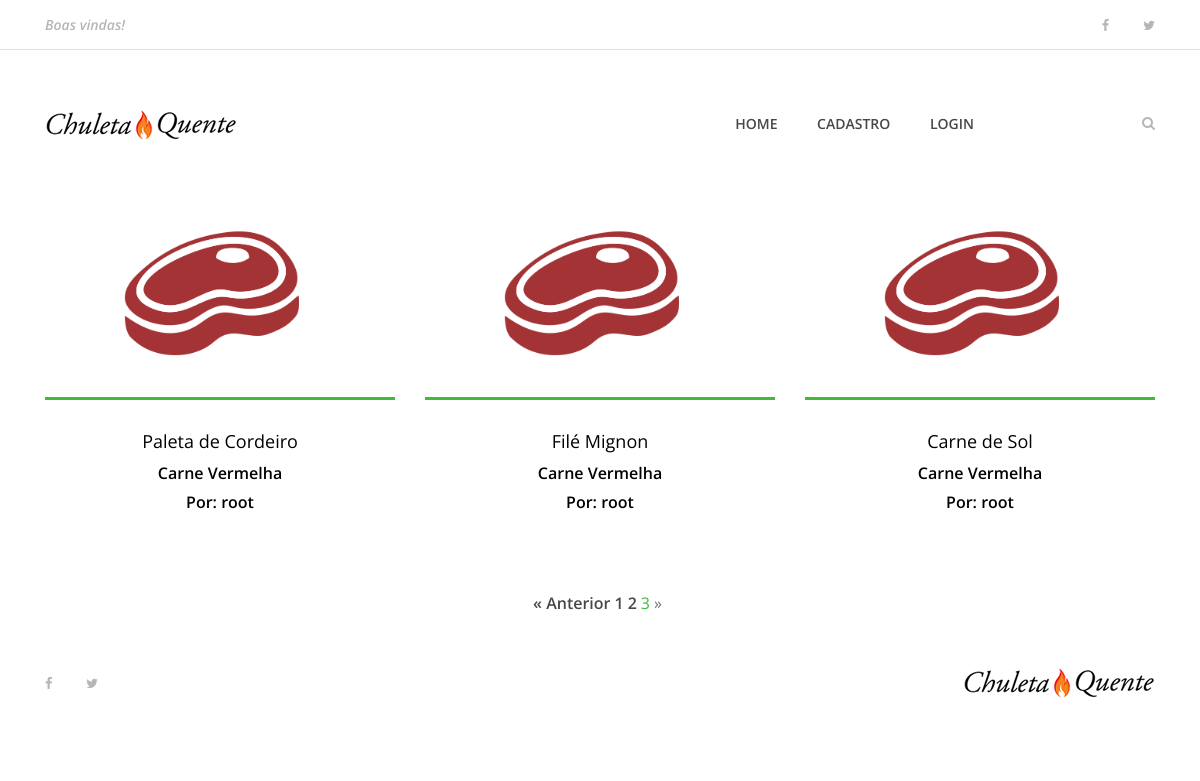
The app's page /?page=3, older data.
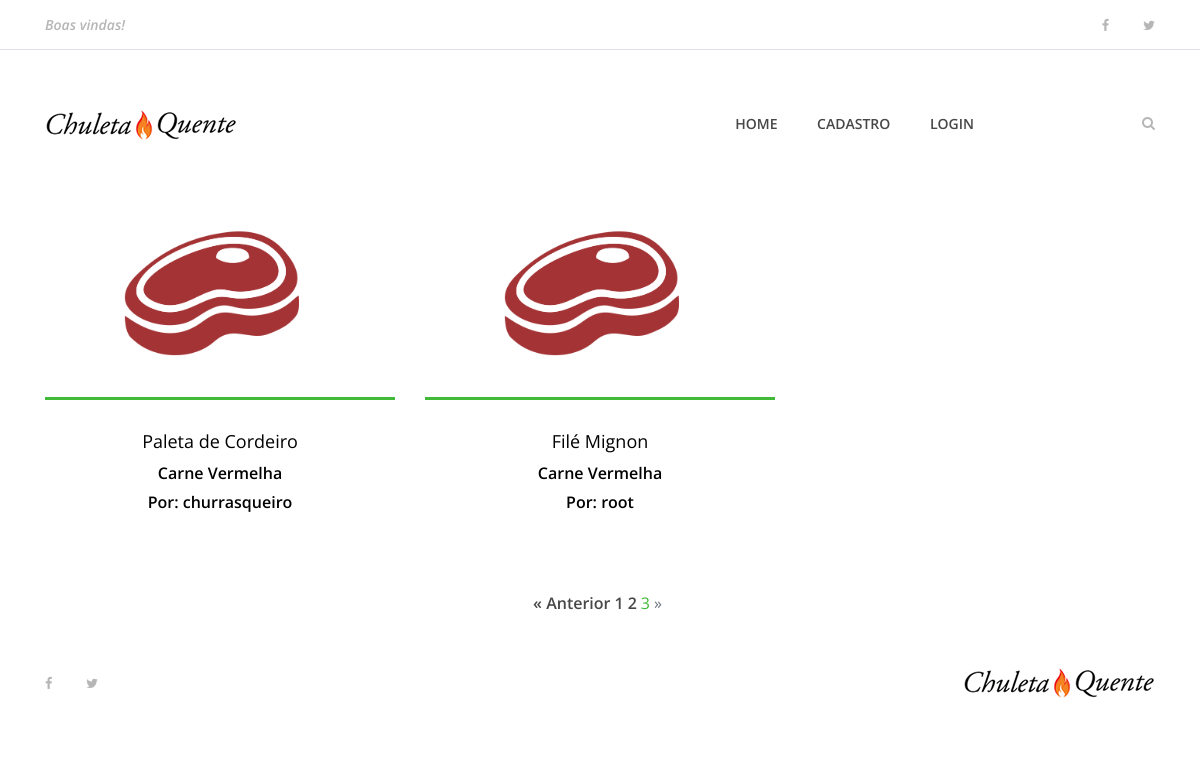
The same page, newer data.
### churras/models.py (models this page shows, shortened)
class Prato(models.Model):
    nome_prato = models.CharField(max_length=100)
    ingredientes = models.TextField()
    modo_preparo = models.CharField()
    tempo_preparo = models.IntegerField()
    rendimento = models.CharField(max_length=10)
    categoria = models.CharField(max_length=100)
    date_prato = models.DateTimeField(default=datetime.now, blank=True)
    funcionario = models.ForeignKey(User, on_delete=models.CASCADE)
    publicado = models.BooleanField(default=False)
    foto_prato = models.ImageField(upload_to=get_file_path, blank=True)

### churras/views.py (the view)
# urls.py: path('', index, name='index'),
def index(request):
    lista_pratos = Prato.objects.order_by('-date_prato').filter(publicado=True)
    paginator = Paginator(lista_pratos, 9)
    page = request.GET.get('page')
    pratos_por_pagina = paginator.get_page(page)
    return render(request, 'index.html', {'lista_pratos': pratos_por_pagina})

### templates/index.html (shortened to what this page needs)
{% extends "base.html" %}
{% load static %}
{% block content %}
</head>
<body>
    {% include "partials/menu.html" %}
     <section class="best-receipe-area">
        <div class="container">
            <div class="row">
                {% for prato in lista_pratos  %}
                    <div class="col-12 col-sm-6 col-lg-4">
                        <div class="single-best-receipe-area mb-30">
                            {% if prato.foto_prato == '' %}
                                <img src={% static "img/bg-img/foto_receita.png" %} alt="">
                            {% else %}
                                <img src="{{ prato.foto_prato.url }}" alt="">
                            {% endif %}
                            <div class="receipe-content">
                                <a href="{% url 'churrasco' prato.id %}">
                                    <h5>{{ prato.nome_prato }}</h5>
                                    <h6>{{ prato.categoria }}</h6>
                                </a>
                                <h6>Por: {{ prato.funcionario }}</h6>
                            </div>
                        </div>
                    </div>
                {% endfor %}
            </div>
        </div>
    </section>
    {% include "partials/paginator.html" %}
    {% include "partials/footer.html" %}
{% endblock %}

### templates/base.html (shortened to what this page needs)
{% load static %}
<!DOCTYPE html>
<html lang="pt-br">
<head>
    <link rel="stylesheet" href={% static "site.css" %} >
    {% block content %} {% endblock  %}
</body>
</html>

### templates/partials/menu.html (shortened to what this page needs)
{% load static %}
    <header class="header-area">
        <div class="top-header-area">
            <div class="container h-100">
                <div class="row h-100 align-items-center justify-content-between">
                    <div class="col-12 col-sm-6">
                        <div class="breaking-news">
                            <div id="breakingNewsTicker" class="ticker">
                                <ul>
                                    <li><a href="">Boas vindas!</a></li>
                                </ul>
                            </div>
                        </div>
                    </div>
                    <div class="col-12 col-sm-6">
                        <div class="top-social-info text-right">
                            <a href=""><i class="fa fa-facebook" aria-hidden="true"></i></a>
                            <a href=""><i class="fa fa-twitter" aria-hidden="true"></i></a>
                        </div>
                    </div>
                </div>
            </div>
        </div>
        <div class="delicious-main-menu">
            <div class="classy-nav-container breakpoint-off">
                <div class="container">
                    <nav class="classy-navbar justify-content-between" id="deliciousNav">
                        <a class="nav-brand" href="{% url 'index' %}"><img src="{% static 'img/core-img/logo.png' %}" alt=""></a>
                        <div class="classy-menu">
                            <div class="classynav">
                                <ul>
                                    {% if user.is_authenticated %}
                                        <li><a href="{% url 'index' %}">Página principal</a></li>
                                        <li><a href="{% url 'dashboard' %}">Meus Pratos</a></li>
                                        <li><a href="{% url 'cria_prato' %}">Criar Pratos</a></li>
                                        {% if user.is_superuser %}
                                            <li><a href="{% url 'admin:index' %}">Admin</a></li>
                                        {% endif %}
                                        <li><a href="{% url 'logout' %}">Logout</a></li>
                                    {% else %}
                                        <li><a href="{% url 'index' %}">Home</a></li>
                                        <li><a href="{% url 'cadastro' %}">Cadastro</a></li>
                                        <li><a href="{% url 'login' %}">Login</a></li>
                                    {% endif %}
                                </ul>
                                <div class="search-btn">
                                    <i class="fa fa-search" aria-hidden="true"></i>
                                </div>
                            </div>
                        </div>
                    </nav>
                </div>
            </div>
        </div>
    </header>

### templates/partials/paginator.html
<section class="pagination-area section-padding-20-0">
  <div class="container">
    {% if lista_pratos.has_other_pages %}
      {% if buscar %}
        {% with rota="?buscar="|add:buscar|add:"&" %}
          <ul class="pagination justify-content-center">
            {% if lista_pratos.has_previous %}
              <li class="page-item">
                <a class="page-link" href="{{ rota }}page={{ lista_pratos.previous_page_number }}">« Anterior</a>
              </li>
            {% else %}
              <li class="page-item disabled">
                <span class="page-link">«</span>
              </li>
            {% endif %}
            {% for pagina in lista_pratos.paginator.page_range %}
              {% if lista_pratos.number == pagina %}
                <li class="page-item active">
                  <span class="page-link">{{ pagina }}</span>
                </li>
              {% else %}
                <li class="page-item">
                  <a class="page-link" href="{{ rota }}page={{ pagina }}">{{ pagina }}</a>
                </li>
              {% endif %}
            {% endfor %}
            {% if lista_pratos.has_next %}
              <li class="page-item">
                <a class="page-link" href="{{ rota }}page={{ lista_pratos.next_page_number }}">Próxima »</a>
              </li>
            {% else %}
              <li class="page-item disabled">
                <span class="page-link">»</span>
              </li>
            {% endif %}
          </ul>
        {% endwith %}
      {% else %}
        <ul class="pagination justify-content-center">
          {% if lista_pratos.has_previous %}
            <li class="page-item">
              <a class="page-link" href="?page={{ lista_pratos.previous_page_number }}">« Anterior</a>
            </li>
          {% else %}
            <li class="page-item disabled">
              <span class="page-link">«</span>
            </li>
          {% endif %}
          {% for pagina in lista_pratos.paginator.page_range %}
            {% if lista_pratos.number == pagina %}
              <li class="page-item active">
                <span class="page-link">{{ pagina }}</span>
              </li>
            {% else %}
              <li class="page-item">
                <a class="page-link" href="?page={{ pagina }}">{{ pagina }}</a>
              </li>
            {% endif %}
          {% endfor %}
          {% if lista_pratos.has_next %}
            <li class="page-item">
              <a class="page-link" href="?page={{ lista_pratos.next_page_number }}">Próxima »</a>
            </li>
          {% else %}
            <li class="page-item disabled">
              <span class="page-link">»</span>
            </li>
          {% endif %}
        </ul>
      {% endif %}
    {% endif %}
  </div>
</section>

### templates/partials/footer.html
{% load static %}
  <footer class="footer-area">
    <div class="container h-100">
        <div class="row h-100">
            <div class="col-12 h-100 d-flex flex-wrap align-items-center justify-content-between">
                <div class="footer-social-info text-right">
                    <a href="#"><i class="fa fa-facebook" aria-hidden="true"></i></a>
                    <a href="#"><i class="fa fa-twitter" aria-hidden="true"></i></a>
                </div>
                <div class="footer-logo">
                    <a href="#"><img src={% static "img/core-img/logo.png" %} alt=""></a>
                </div>
            </div>
        </div>
    </div>
</footer>

### static/site.css (style rules this page uses)
* { margin: 0; padding: 0; }
body { font-family: "Open Sans", sans-serif; font-size: 14px; }
h1, h2, h3, h4, h5, h6 { color: #000000; line-height: 1.3; font-weight: 600; }
a, a:hover, a:focus { -webkit-transition-duration: 500ms; transition-duration: 500ms; text-decoration: none; outline: 0 solid transparent; color: #000000; font-weight: 600; font-size: 14px; color: #474747; }
ul, ol { margin: 0; }
ul li, ol li { list-style: none; }
img { height: auto; max-width: 100%; }
.mb-30 { margin-bottom: 30px !important; }
.header-area { position: relative; z-index: 100; width: 100%; }
.header-area .top-header-area { width: 100%; height: 50px; background-color: #ffffff; border-bottom: 1px solid #dddee9; }
.header-area .top-header-area .breaking-news { position: relative; z-index: 1; }
.header-area .top-header-area .breaking-news .ticker { width: 100%; text-align: left; position: relative; overflow: hidden; }
.header-area .top-header-area .breaking-news .ticker ul { width: 100%; position: relative; z-index: 1; }
.header-area .top-header-area .breaking-news .ticker ul li { display: none; width: 100%; }
.header-area .top-header-area .breaking-news .ticker ul li a { font-size: 14px; color: #b6b6b6; font-style: italic; }
.header-area .top-header-area .top-social-info a { display: inline-block; color: #b6b6b6; font-size: 13px; margin-right: 30px; }
.header-area .top-header-area .top-social-info a:last-child { margin-right: 0; }
.header-area .delicious-main-menu { position: relative; width: 100%; z-index: 100; height: 145px; }
.header-area .delicious-main-menu .classy-nav-container { background-color: transparent; }
.header-area .delicious-main-menu .classy-navbar { height: 145px; padding: 0; }
.header-area .delicious-main-menu .classy-navbar .classynav ul li a { font-weight: 600; }
.header-area .delicious-main-menu .classy-navbar .classynav > ul > li > a { text-transform: uppercase; padding: 12px 18px 11px; background-color: transparent; border-bottom: 3px solid transparent; line-height: 1; color: #474747; font-weight: 600; }
.header-area .delicious-main-menu .classynav .search-btn { color: #b6b6b6; margin-left: 150px; cursor: pointer; -webkit-transition-duration: 500ms; transition-duration: 500ms; }
.header-area .delicious-main-menu .classynav .search-btn i { -webkit-transition-duration: 500ms; transition-duration: 500ms; }
.best-receipe-area { position: relative; z-index: 1; padding-bottom: 50px; }
.single-best-receipe-area { position: relative; z-index: 1; }
.single-best-receipe-area img { border-bottom: 3px solid #40ba37; }
.single-best-receipe-area .receipe-content { padding-top: 30px; text-align: center; }
.single-best-receipe-area .receipe-content h5 { font-size: 18px; margin-bottom: 10px; font-weight: 400; -webkit-transition-duration: 500ms; transition-duration: 500ms; }
.pagination { position: relative; z-index: 1; }
.pagination .page-link { padding: 0; font-size: 16px; margin-right: 5px; border: none; color: #474747; }
.pagination .page-item.active .page-link { background-color: transparent; color: #40ba37; }
.footer-area { position: relative; z-index: 1; width: 100%; height: 140px; background-color: #ffffff; }
.footer-area .footer-social-info { padding-right: 15px; }
.footer-area .footer-social-info a { display: inline-block; color: #b6b6b6; font-size: 13px; margin-right: 30px; }
.footer-area .footer-social-info a:last-child { margin-right: 0; }

Row changes from the older to the newer data that the page shows:
removed Prato: nome_prato "Carne de Sol", categoria "Carne Vermelha", funcionario "root"
changed Prato "Paleta de Cordeiro": funcionario "root" → "churrasqueiro"
